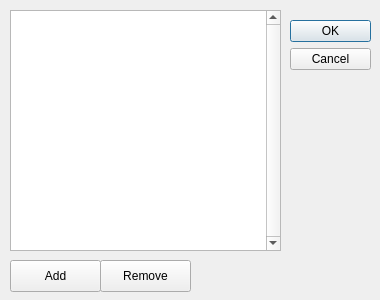
<?xml version="1.0" encoding="UTF-8"?>
<ui version="4.0">
 <class>DefineCurrenciesDialog</class>
 <widget class="QDialog" name="DefineCurrenciesDialog">
  <property name="geometry">
   <rect>
    <x>0</x>
    <y>0</y>
    <width>380</width>
    <height>300</height>
   </rect>
  </property>
  <property name="windowTitle">
   <string>Define Currencies</string>
  </property>
  <property name="locale">
   <locale language="English" country="UnitedKingdom"/>
  </property>
  <widget class="QDialogButtonBox" name="buttonBox">
   <property name="geometry">
    <rect>
     <x>290</x>
     <y>20</y>
     <width>81</width>
     <height>241</height>
    </rect>
   </property>
   <property name="locale">
    <locale language="English" country="UnitedKingdom"/>
   </property>
   <property name="orientation">
    <enum>Qt::Vertical</enum>
   </property>
   <property name="standardButtons">
    <set>QDialogButtonBox::Cancel|QDialogButtonBox::Ok</set>
   </property>
  </widget>
  <widget class="QTableView" name="tableCurrencies">
   <property name="geometry">
    <rect>
     <x>10</x>
     <y>10</y>
     <width>271</width>
     <height>241</height>
    </rect>
   </property>
   <property name="verticalScrollBarPolicy">
    <enum>Qt::ScrollBarAlwaysOn</enum>
   </property>
  </widget>
  <widget class="QPushButton" name="addButton">
   <property name="geometry">
    <rect>
     <x>10</x>
     <y>260</y>
     <width>91</width>
     <height>32</height>
    </rect>
   </property>
   <property name="text">
    <string>Add</string>
   </property>
  </widget>
  <widget class="QPushButton" name="removeButton">
   <property name="geometry">
    <rect>
     <x>100</x>
     <y>260</y>
     <width>91</width>
     <height>32</height>
    </rect>
   </property>
   <property name="text">
    <string>Remove</string>
   </property>
  </widget>
 </widget>
 <resources/>
 <connections>
  <connection>
   <sender>buttonBox</sender>
   <signal>accepted()</signal>
   <receiver>DefineCurrenciesDialog</receiver>
   <slot>accept()</slot>
   <hints>
    <hint type="sourcelabel">
     <x>248</x>
     <y>254</y>
    </hint>
    <hint type="destinationlabel">
     <x>157</x>
     <y>274</y>
    </hint>
   </hints>
  </connection>
  <connection>
   <sender>buttonBox</sender>
   <signal>rejected()</signal>
   <receiver>DefineCurrenciesDialog</receiver>
   <slot>reject()</slot>
   <hints>
    <hint type="sourcelabel">
     <x>316</x>
     <y>260</y>
    </hint>
    <hint type="destinationlabel">
     <x>286</x>
     <y>274</y>
    </hint>
   </hints>
  </connection>
 </connections>
</ui>
